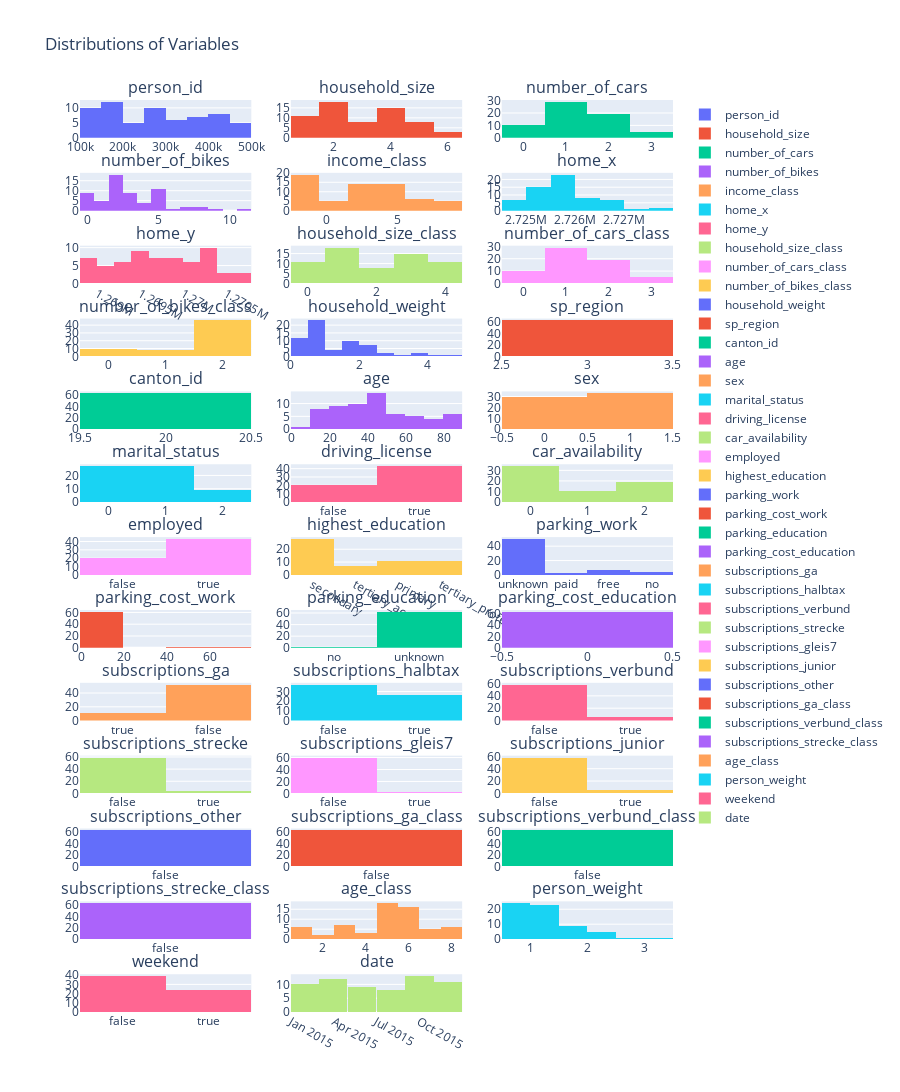

The notebook cell this image was saved under:
### Code cell
variables_hh = [
    "person_id", "household_size", "number_of_cars", "number_of_bikes", "income_class",
    "home_x", "home_y", "household_size_class", "number_of_cars_class", "number_of_bikes_class", "household_weight",
    "sp_region", "canton_id"]

variables_p = [
    "age", "sex",
    "marital_status",
    "driving_license",
    "car_availability",
    "employed",
    "highest_education",
    "parking_work", "parking_cost_work",
    "parking_education", "parking_cost_education",
    "subscriptions_ga",
    "subscriptions_halbtax",
    "subscriptions_verbund",
    "subscriptions_strecke",
    "subscriptions_gleis7",
    "subscriptions_junior",
    "subscriptions_other",
    "subscriptions_ga_class",
    "subscriptions_verbund_class",
    "subscriptions_strecke_class",
    "age_class", "person_weight",
    "weekend", "date"
]

# Assuming df is your DataFrame and variables is your list of variables to plot
variables = variables_hh + variables_p  # Combine your two lists of variables

# Calculate the number of rows needed for the subplots (3 columns)
num_rows = math.ceil(len(variables) / 3)

# Create a subplot figure with the calculated number of rows and 3 columns
fig = make_subplots(rows=num_rows, cols=3, subplot_titles=variables)

# Add a histogram to each subplot for the respective variable
for i, var in enumerate(variables):
    row = math.ceil((i + 1) / 3)
    col = (i % 3) + 1
    fig.add_trace(
        go.Histogram(x=df[var], name=var),
        row=row, col=col
    )

# Update layout if needed
fig.update_layout(
    title_text='Distributions of Variables',
    height=300 * num_rows,  # Adjust the height based on the number of rows
)

# Show the figure
fig.show()

### Figure 1 — Plotly figure (JSON) as saved in the notebook; plotly's stock layout.template omitted (floating-point values rounded to 4 significant figures)
{"data": [{"name": "person_id", "type": "histogram", "x": [105664, 109720, 109974, 112906, 116980, 117043, 136531, 138036, 139179, 146087, 157700, 158325, 158899, 159154, 164301, 171721, 173977, 175155, 178866, 180051, 183202, 198224, 223915, 228818, 231217, 235899, 247882, 252938, 268871, 270554, 279637, 279919, 280999, 285516, 290110, 296555, 296610, 302180, 304815, 316366, 333421, 342286, 344864, 355682, 356547, 356560, 364071, 366272, 374905, 381424, 400799, 406094, 409300, 409784, 427198, 429763, 432122, 441338, 453367, 458647, 462594, 473782, 478594], "xaxis": "x", "yaxis": "y"}, {"name": "household_size", "type": "histogram", "x": [5, 2, 3, 3, 2, 2, 4, 2, 6, 2, 1, 1, 4, 1, 4, 2, 4, 4, 4, 2, 2, 5, 4, 1, 4, 4, 3, 1, 4, 1, 3, 1, 5, 5, 2, 3, 1, 2, 4, 3, 5, 6, 2, 1, 5, 2, 3, 2, 4, 2, 5, 4, 1, 6, 2, 2, 3, 4, 4, 2, 2, 5, 1], "xaxis": "x2", "yaxis": "y2"}, {"name": "number_of_cars", "type": "histogram", "x": [1, 2, 3, 1, 0, 3, 2, 3, 1, 1, 0, 1, 2, 1, 2, 2, 2, 2, 2, 1, 2, 0, 1, 0, 0, 1, 0, 1, 1, 1, 2, 1, 1, 1, 1, 1, 0, 2, 3, 2, 3, 1, 1, 1, 2, 2, 2, 1, 1, 1, 2, 1, 1, 0, 1, 1, 1, 2, 2, 1, 0, 2, 0], "xaxis": "x3", "yaxis": "y3"}, {"name": "number_of_bikes", "type": "histogram", "x": [5, 2, 3, 3, 2, 2, 2, 0, 8, 3, 2, 1, 4, 0, 2, 2, 5, 3, 11, 3, 2, 5, 7, 1, 5, 4, 3, 1, 3, 0, 8, 2, 5, 5, 2, 3, 0, 2, 4, 5, 7, 1, 5, 0, 5, 2, 0, 2, 2, 0, 9, 5, 0, 6, 3, 2, 0, 5, 2, 2, 2, 4, 1], "xaxis": "x4", "yaxis": "y4"}, {"name": "income_class", "type": "histogram", "x": [-1, -1, 5, -1, 1, 6, 3, 4, -1, 5, 3, 1, 6, -1, -1, 8, 7, -1, 4, -1, 5, -1, 5, -1, 4, -1, 4, 4, 4, -1, 2, 3, -1, 5, 4, -1, -1, 1, 8, 3, 4, -1, 8, 1, 6, 6, 4, 2, 2, -1, 6, 8, 3, 3, 1, 3, 2, 8, 3, 3, -1, -1, 3], "xaxis": "x5", "yaxis": "y5"}, {"name": "home_x", "type": "histogram", "x": [2726175, 2725620, 2727694, 2725980, 2725459, 2725727, 2725500, 2724868, 2726254, 2725606, 2725612, 2726237, 2725564, 2724969, 2724925, 2725849, 2725230, 2726696, 2724880, 2726793, 2724900, 2725341, 2725339, 2724834, 2726741, 2725545, 2725892, 2725118, 2726876, 2726350, 2725834, 2725444, 2725652, 2725833, 2725675, 2725669, 2725890, 2726402, 2726070, 2726702, 2725823, 2726644, 2726644, 2725697, 2726020, 2725247, 2725356, 2725356, 2725657, 2725062, 2724944, 2725098, 2726200, 2725669, 2725355, 2725498, 2725220, 2725230, 2725543, 2725675, 2727414, 2727775, 2725691], "xaxis": "x6", "yaxis": "y6"}, {"name": "home_y", "type": "histogram", "x": [1270000.0, 1271000.0, 1270000.0, 1269082, 1269000.0, 1269000.0, 1269000.0, 1270000.0, 1270000.0, 1269000.0, 1269000.0, 1270000.0, 1269000.0, 1270000.0, 1270000.0, 1270000.0, 1269000.0, 1270000.0, 1271000.0, 1270000.0, 1270000.0, 1269000.0, 1270000.0, 1270000.0, 1269000.0, 1269000.0, 1270000.0, 1270000.0, 1270000.0, 1270000.0, 1269000.0, 1270000.0, 1271000.0, 1270000.0, 1270000.0, 1269000.0, 1270000.0, 1269384, 1270000.0, 1270000.0, 1269000.0, 1269722, 1270000.0, 1270000.0, 1269000.0, 1271000.0, 1269000.0, 1269000.0, 1269000.0, 1270000.0, 1270000.0, 1271000.0, 1270000.0, 1270000.0, 1270000.0, 1269000.0, 1269000.0, 1270000.0, 1269000.0, 1270000.0, 1271000.0, 1270000.0, 1270000.0], "xaxis": "x7", "yaxis": "y7"}, {"name": "household_size_class", "type": "histogram", "x": [4, 1, 2, 2, 1, 1, 3, 1, 4, 1, 0, 0, 3, 0, 3, 1, 3, 3, 3, 1, 1, 4, 3, 0, 3, 3, 2, 0, 3, 0, 2, 0, 4, 4, 1, 2, 0, 1, 3, 2, 4, 4, 1, 0, 4, 1, 2, 1, 3, 1, 4, 3, 0, 4, 1, 1, 2, 3, 3, 1, 1, 4, 0], "xaxis": "x8", "yaxis": "y8"}, {"name": "number_of_cars_class", "type": "histogram", "x": [1, 2, 3, 1, 0, 3, 2, 3, 1, 1, 0, 1, 2, 1, 2, 2, 2, 2, 2, 1, 2, 0, 1, 0, 0, 1, 0, 1, 1, 1, 2, 1, 1, 1, 1, 1, 0, 2, 3, 2, 3, 1, 1, 1, 2, 2, 2, 1, 1, 1, 2, 1, 1, 0, 1, 1, 1, 2, 2, 1, 0, 2, 0], "xaxis": "x9", "yaxis": "y9"}, {"name": "number_of_bikes_class", "type": "histogram", "x": [2, 2, 2, 2, 2, 2, 1, 0, 2, 2, 2, 2, 2, 0, 1, 2, 2, 1, 2, 2, 2, 2, 2, 2, 2, 2, 2, 2, 1, 0, 2, 2, 2, 2, 2, 2, 0, 2, 2, 2, 2, 1, 2, 0, 2, 2, 0, 2, 1, 0, 2, 2, 0, 2, 2, 2, 0, 2, 1, 2, 2, 1, 2], "xaxis": "x10", "yaxis": "y10"}, {"name": "household_weight", "type": "histogram", "x": [0.4755, 0.5579, 0.6734, 0.9712, 1.509, 1.701, 1.604, 2.406, 0.358, 0.8163, 2.015, 3.532, 0.7278, 2.616, 0.6837, 1.84, 0.5102, 0.5358, 0.4755, 0.9047, 1.84, 1.069, 0.5381, 2.18, 0.6328, 0.5116, 0.7135, 3.499, 0.8156, 3.868, 0.7547, 4.959, 0.2914, 0.355, 1.147, 0.6315, 4.144, 1.044, 0.4091, 0.777, 0.4423, 0.3942, 2.042, 2.07, 2.84, 0.9151, 1.55, 1.313, 0.8702, 1.792, 0.355, 0.4846, 2.18, 0.355, 1.71, 0.9529, 1.55, 1.785, 0.7955, 0.9529, 0.879, 0.4919, 2.015], "xaxis": "x11", "yaxis": "y11"}, {"name": "sp_region", "type": "histogram", "x": [3, 3, 3, 3, 3, 3, 3, 3, 3, 3, 3, 3, 3, 3, 3, 3, 3, 3, 3, 3, 3, 3, 3, 3, 3, 3, 3, 3, 3, 3, 3, 3, 3, 3, 3, 3, 3, 3, 3, 3, 3, 3, 3, 3, 3, 3, 3, 3, 3, 3, 3, 3, 3, 3, 3, 3, 3, 3, 3, 3, 3, 3, 3], "xaxis": "x12", "yaxis": "y12"}, {"name": "canton_id", "type": "histogram", "x": [20, 20, 20, 20, 20, 20, 20, 20, 20, 20, 20, 20, 20, 20, 20, 20, 20, 20, 20, 20, 20, 20, 20, 20, 20, 20, 20, 20, 20, 20, 20, 20, 20, 20, 20, 20, 20, 20, 20, 20, 20, 20, 20, 20, 20, 20, 20, 20, 20, 20, 20, 20, 20, 20, 20, 20, 20, 20, 20, 20, 20, 20, 20], "xaxis": "x13", "yaxis": "y13"}, {"name": "age", "type": "histogram", "x": [22, 61, 59, 46, 82, 40, 41, 26, 11, 61, 52, 41, 36, 74, 30, 35, 46, 15, 25, 69, 36, 7, 44, 63, 22, 10, 44, 43, 23, 38, 53, 32, 11, 41, 48, 17, 88, 70, 20, 49, 18, 13, 30, 85, 46, 72, 59, 28, 35, 89, 38, 48, 61, 37, 81, 73, 52, 20, 41, 80, 22, 14, 51], "xaxis": "x14", "yaxis": "y14"}, {"name": "sex", "type": "histogram", "x": [0, 0, 1, 1, 0, 0, 0, 1, 0, 0, 1, 0, 0, 0, 1, 1, 1, 0, 0, 0, 1, 0, 1, 1, 1, 0, 0, 1, 0, 1, 1, 0, 1, 0, 1, 1, 1, 1, 0, 0, 1, 1, 1, 1, 0, 0, 0, 0, 1, 1, 0, 1, 1, 0, 1, 1, 0, 0, 1, 1, 1, 0, 1], "xaxis": "x15", "yaxis": "y15"}, {"name": "marital_status", "type": "histogram", "x": [0, 1, 1, 2, 1, 0, 1, 0, 0, 1, 0, 0, 1, 2, 1, 0, 1, 0, 0, 1, 0, 0, 1, 2, 0, 0, 1, 0, 0, 0, 1, 0, 0, 1, 1, 0, 2, 2, 0, 1, 0, 0, 0, 2, 2, 1, 1, 1, 1, 2, 1, 1, 2, 1, 1, 1, 1, 0, 1, 1, 0, 0, 0], "xaxis": "x16", "yaxis": "y16"}, {"name": "driving_license", "type": "histogram", "x": [false, true, true, true, false, true, true, true, false, true, false, true, true, true, true, true, true, false, true, true, true, false, true, false, false, false, true, true, true, true, true, true, false, true, true, false, false, true, true, true, false, false, true, true, true, true, false, true, true, false, true, true, true, true, false, true, false, true, true, false, true, false, true], "xaxis": "x17", "yaxis": "y17"}, {"name": "car_availability", "type": "histogram", "x": [2, 0, 0, 0, 2, 0, 1, 0, 2, 1, 2, 0, 0, 0, 0, 0, 0, 2, 1, 0, 0, 2, 0, 2, 2, 2, 0, 0, 1, 0, 0, 0, 2, 0, 0, 2, 2, 0, 0, 0, 1, 2, 1, 0, 0, 0, 2, 0, 0, 2, 0, 0, 0, 1, 2, 0, 2, 1, 0, 2, 1, 2, 1], "xaxis": "x18", "yaxis": "y18"}, {"name": "employed", "type": "histogram", "x": [false, true, true, true, false, true, true, true, false, true, true, true, true, true, true, true, true, false, false, false, true, false, true, true, true, false, true, true, true, true, true, true, false, true, true, true, false, false, true, true, true, false, true, false, true, true, false, true, true, false, true, true, true, true, false, false, true, true, true, false, false, false, true], "xaxis": "x19", "yaxis": "y19"}, {"name": "highest_education", "type": "histogram", "x": ["secondary", "secondary", "secondary", "tertiary_academic", "primary", "tertiary_professional", "primary", "tertiary_professional", null, "secondary", "secondary", "secondary", "tertiary_academic", "secondary", "secondary", "tertiary_academic", "tertiary_professional", "primary", "tertiary_academic", "secondary", "secondary", null, "tertiary_professional", "secondary", "secondary", null, "secondary", "tertiary_academic", "secondary", "tertiary_professional", "secondary", "tertiary_professional", null, "secondary", "secondary", "primary", "secondary", "primary", "primary", "secondary", "secondary", null, "tertiary_academic", "primary", "secondary", "primary", "primary", "secondary", "secondary", "tertiary_professional", "tertiary_academic", "tertiary_professional", "secondary", "tertiary_professional", "primary", "secondary", "primary", "secondary", "tertiary_professional", "secondary", "secondary", null, "tertiary_professional"], "xaxis": "x20", "yaxis": "y20"}, {"name": "parking_work", "type": "histogram", "x": ["unknown", "unknown", "unknown", "unknown", "unknown", "paid", "unknown", "free", "unknown", "unknown", "no", "unknown", "paid", "unknown", "free", "unknown", "unknown", "unknown", "unknown", "unknown", "no", "unknown", "unknown", "no", "unknown", "unknown", "unknown", "unknown", "free", "unknown", "free", "unknown", "unknown", "unknown", "unknown", "unknown", "unknown", "unknown", "free", "unknown", "unknown", "unknown", "unknown", "unknown", "unknown", "free", "unknown", "unknown", "unknown", "unknown", "unknown", "no", "unknown", "unknown", "unknown", "unknown", "unknown", "unknown", "unknown", "unknown", "unknown", "unknown", "free"], "xaxis": "x21", "yaxis": "y21"}, {"name": "parking_cost_work", "type": "histogram", "x": [0, 0, 0, 0, 0, 40, 0, 0, 0, 0, 0, 0, 60, 0, 0, 0, 0, 0, 0, 0, 0, 0, 0, 0, 0, 0, 0, 0, 0, 0, 0, 0, 0, 0, 0, 0, 0, 0, 0, 0, 0, 0, 0, 0, 0, 0, 0, 0, 0, 0, 0, 0, 0, 0, 0, 0, 0, 0, 0, 0, 0, 0, 0], "xaxis": "x22", "yaxis": "y22"}, {"name": "parking_education", "type": "histogram", "x": ["no", "unknown", "unknown", "unknown", "unknown", "unknown", "unknown", "unknown", "unknown", "unknown", "unknown", "unknown", "unknown", "unknown", "unknown", "unknown", "unknown", "unknown", "unknown", "unknown", "unknown", "unknown", "unknown", "unknown", "unknown", "unknown", "unknown", "unknown", "unknown", "unknown", "unknown", "unknown", "unknown", "unknown", "unknown", "unknown", "unknown", "unknown", "unknown", "unknown", "unknown", "unknown", "unknown", "unknown", "unknown", "unknown", "unknown", "unknown", "unknown", "unknown", "unknown", "unknown", "unknown", "unknown", "unknown", "unknown", "unknown", "unknown", "unknown", "unknown", "unknown", "unknown", "unknown"], "xaxis": "x23", "yaxis": "y23"}, {"name": "parking_cost_education", "type": "histogram", "x": [0, 0, 0, 0, 0, 0, 0, 0, 0, 0, 0, 0, 0, 0, 0, 0, 0, 0, 0, 0, 0, 0, 0, 0, 0, 0, 0, 0, 0, 0, 0, 0, 0, 0, 0, 0, 0, 0, 0, 0, 0, 0, 0, 0, 0, 0, 0, 0, 0, 0, 0, 0, 0, 0, 0, 0, 0, 0, 0, 0, 0, 0, 0], "xaxis": "x24", "yaxis": "y24"}, {"name": "subscriptions_ga", "type": "histogram", "x": [true, false, false, true, false, false, false, false, false, false, true, false, false, false, false, false, false, false, false, false, false, false, false, false, false, true, true, false, true, false, false, false, false, false, false, false, true, false, false, false, false, false, false, false, false, false, false, true, false, false, false, false, false, false, false, false, false, true, false, true, true, false, false], "xaxis": "x25", "yaxis": "y25"}, {"name": "subscriptions_halbtax", "type": "histogram", "x": [false, false, true, false, false, true, false, false, false, true, false, false, false, false, true, true, false, false, true, true, true, false, true, true, true, false, false, true, false, false, false, true, false, true, false, true, false, true, false, false, true, false, false, false, true, true, false, false, false, false, true, true, false, true, true, true, false, false, true, false, false, false, true], "xaxis": "x26", "yaxis": "y26"}, {"name": "subscriptions_verbund", "type": "histogram", "x": [false, false, false, false, false, true, false, false, false, false, false, false, false, false, false, false, false, true, false, false, false, false, false, false, false, false, false, false, false, false, false, false, false, false, false, false, false, false, false, false, true, false, true, false, true, false, false, false, false, false, false, false, false, false, false, false, false, false, false, false, false, false, false], "xaxis": "x27", "yaxis": "y27"}, {"name": "subscriptions_strecke", "type": "histogram", "x": [false, false, false, false, false, false, false, false, false, false, false, false, false, false, false, false, false, false, false, false, false, false, true, false, false, false, false, false, false, false, false, false, false, false, false, true, false, false, false, false, true, false, false, false, false, false, false, false, false, false, false, false, false, false, false, false, false, false, false, false, false, true, false], "xaxis": "x28", "yaxis": "y28"}, {"name": "subscriptions_gleis7", "type": "histogram", "x": [false, false, false, false, false, false, false, false, false, false, false, false, false, false, false, false, false, false, true, false, false, false, false, false, true, false, false, false, false, false, false, false, false, false, false, false, false, false, false, false, true, false, false, false, false, false, false, false, false, false, false, false, false, false, false, false, false, false, false, false, false, false, false], "xaxis": "x29", "yaxis": "y29"}, {"name": "subscriptions_junior", "type": "histogram", "x": [false, false, false, false, false, false, false, false, true, false, false, false, false, false, false, false, false, false, false, false, false, false, true, false, false, false, false, false, false, false, false, false, true, true, false, false, false, false, false, false, false, false, false, false, false, false, false, false, false, false, false, false, false, true, false, false, false, false, false, false, false, false, false], "xaxis": "x30", "yaxis": "y30"}, {"name": "subscriptions_other", "type": "histogram", "x": [false, false, false, false, false, false, false, false, false, false, false, false, false, false, false, false, false, false, false, false, false, false, false, false, false, false, false, false, false, false, false, false, false, false, false, false, false, false, false, false, false, false, false, false, false, false, false, false, false, false, false, false, false, false, false, false, false, false, false, false, false, false, false], "xaxis": "x31", "yaxis": "y31"}, {"name": "subscriptions_ga_class", "type": "histogram", "x": [false, false, false, false, false, false, false, false, false, false, false, false, false, false, false, false, false, false, false, false, false, false, false, false, false, false, false, false, false, false, false, false, false, false, false, false, false, false, false, false, false, false, false, false, false, false, false, false, false, false, false, false, false, false, false, false, false, false, false, false, false, false, false], "xaxis": "x32", "yaxis": "y32"}, {"name": "subscriptions_verbund_class", "type": "histogram", "x": [false, false, false, false, false, false, false, false, false, false, false, false, false, false, false, false, false, false, false, false, false, false, false, false, false, false, false, false, false, false, false, false, false, false, false, false, false, false, false, false, false, false, false, false, false, false, false, false, false, false, false, false, false, false, false, false, false, false, false, false, false, false, false], "xaxis": "x33", "yaxis": "y33"}, {"name": "subscriptions_strecke_class", "type": "histogram", "x": [false, false, false, false, false, false, false, false, false, false, false, false, false, false, false, false, false, false, false, false, false, false, false, false, false, false, false, false, false, false, false, false, false, false, false, false, false, false, false, false, false, false, false, false, false, false, false, false, false, false, false, false, false, false, false, false, false, false, false, false, false, false, false], "xaxis": "x34", "yaxis": "y34"}, {"name": "age_class", "type": "histogram", "x": [3, 6, 6, 6, 8, 5, 5, 4, 1, 6, 6, 5, 5, 7, 5, 5, 6, 2, 4, 7, 5, 1, 5, 6, 3, 1, 5, 5, 3, 5, 6, 5, 1, 5, 6, 2, 8, 7, 3, 6, 3, 1, 5, 8, 6, 7, 6, 4, 5, 8, 5, 6, 6, 5, 8, 7, 6, 3, 5, 8, 3, 1, 6], "xaxis": "x35", "yaxis": "y35"}, {"name": "person_weight", "type": "histogram", "x": [0.9815, 0.82, 0.8906, 1.4, 1.121, 1.132, 3.104, 1.938, 0.7201, 0.8074, 1.035, 1.366, 1.053, 1.351, 1.665, 1.515, 0.9381, 1.162, 0.9251, 0.743, 1.486, 2.778, 0.859, 0.8995, 1.327, 0.6716, 0.7886, 1.357, 1.765, 2.033, 1.036, 2.42, 0.7451, 1.107, 1.002, 1.077, 1.93, 1.276, 0.9644, 1.226, 0.8874, 1.06, 2.435, 1.978, 1.149, 0.7742, 1.883, 1.084, 2.039, 1.565, 0.8853, 0.8103, 0.9798, 0.9105, 1.224, 0.9192, 1.836, 2.147, 1.131, 0.828, 1.345, 0.8593, 0.9323], "xaxis": "x36", "yaxis": "y36"}, {"name": "weekend", "type": "histogram", "x": [false, false, true, false, false, true, false, true, true, true, false, true, false, true, false, false, false, false, true, false, false, false, true, false, true, true, false, true, true, true, false, false, false, true, false, true, false, false, true, false, false, false, false, false, true, true, true, false, false, true, false, true, false, false, true, false, true, false, false, false, false, false, false], "xaxis": "x37", "yaxis": "y37"}, {"name": "date", "type": "histogram", "x": ["2015-02-17T00:00:00", "2015-02-24T00:00:00", "2015-03-22T00:00:00", "2015-03-26T00:00:00", "2015-02-09T00:00:00", "2015-03-02T00:00:00", "2015-03-20T00:00:00", "2015-02-02T00:00:00", "2015-04-12T00:00:00", "2015-04-26T00:00:00", "2015-02-18T00:00:00", "2015-02-01T00:00:00", "2015-04-16T00:00:00", "2015-02-26T00:00:00", "2015-03-11T00:00:00", "2015-04-17T00:00:00", "2015-04-29T00:00:00", "2015-02-19T00:00:00", "2015-04-04T00:00:00", "2015-02-23T00:00:00", "2015-04-02T00:00:00", "2015-02-26T00:00:00", "2015-07-12T00:00:00", "2015-06-29T00:00:00", "2015-07-04T00:00:00", "2015-05-24T00:00:00", "2015-05-25T00:00:00", "2015-07-12T00:00:00", "2015-07-25T00:00:00", "2015-06-11T00:00:00", "2015-05-27T00:00:00", "2015-07-09T00:00:00", "2015-06-08T00:00:00", "2015-07-11T00:00:00", "2015-05-26T00:00:00", "2015-05-09T00:00:00", "2015-06-17T00:00:00", "2015-09-18T00:00:00", "2015-10-04T00:00:00", "2015-07-29T00:00:00", "2015-09-16T00:00:00", "2015-09-01T00:00:00", "2015-09-10T00:00:00", "2015-09-23T00:00:00", "2015-10-11T00:00:00", "2015-10-11T00:00:00", "2015-08-09T00:00:00", "2015-09-22T00:00:00", "2015-09-08T00:00:00", "2015-09-03T00:00:00", "2015-10-27T00:00:00", "2015-10-30T00:00:00", "2015-11-03T00:00:00", "2015-11-04T00:00:00", "2015-11-15T00:00:00", "2015-11-18T00:00:00", "2015-12-06T00:00:00", "2015-11-29T00:00:00", "2015-12-10T00:00:00", "2015-12-15T00:00:00", "2015-12-17T00:00:00", "2015-12-25T00:00:00", "2015-12-29T00:00:00"], "xaxis": "x38", "yaxis": "y38"}], "layout": {"annotations": [{"font": {"size": 16}, "showarrow": false, "text": "person_id", "x": 0.1444, "xanchor": "center", "xref": "paper", "y": 1, "yanchor": "bottom", "yref": "paper"}, {"font": {"size": 16}, "showarrow": false, "text": "household_size", "x": 0.5, "xanchor": "center", "xref": "paper", "y": 1, "yanchor": "bottom", "yref": "paper"}, {"font": {"size": 16}, "showarrow": false, "text": "number_of_cars", "x": 0.8556, "xanchor": "center", "xref": "paper", "y": 1, "yanchor": "bottom", "yref": "paper"}, {"font": {"size": 16}, "showarrow": false, "text": "number_of_bikes", "x": 0.1444, "xanchor": "center", "xref": "paper", "y": 0.9201, "yanchor": "bottom", "yref": "paper"}, {"font": {"size": 16}, "showarrow": false, "text": "income_class", "x": 0.5, "xanchor": "center", "xref": "paper", "y": 0.9201, "yanchor": "bottom", "yref": "paper"}, {"font": {"size": 16}, "showarrow": false, "text": "home_x", "x": 0.8556, "xanchor": "center", "xref": "paper", "y": 0.9201, "yanchor": "bottom", "yref": "paper"}, {"font": {"size": 16}, "showarrow": false, "text": "home_y", "x": 0.1444, "xanchor": "center", "xref": "paper", "y": 0.8402, "yanchor": "bottom", "yref": "paper"}, {"font": {"size": 16}, "showarrow": false, "text": "household_size_class", "x": 0.5, "xanchor": "center", "xref": "paper", "y": 0.8402, "yanchor": "bottom", "yref": "paper"}, {"font": {"size": 16}, "showarrow": false, "text": "number_of_cars_class", "x": 0.8556, "xanchor": "center", "xref": "paper", "y": 0.8402, "yanchor": "bottom", "yref": "paper"}, {"font": {"size": 16}, "showarrow": false, "text": "number_of_bikes_class", "x": 0.1444, "xanchor": "center", "xref": "paper", "y": 0.7604, "yanchor": "bottom", "yref": "paper"}, {"font": {"size": 16}, "showarrow": false, "text": "household_weight", "x": 0.5, "xanchor": "center", "xref": "paper", "y": 0.7604, "yanchor": "bottom", "yref": "paper"}, {"font": {"size": 16}, "showarrow": false, "text": "sp_region", "x": 0.8556, "xanchor": "center", "xref": "paper", "y": 0.7604, "yanchor": "bottom", "yref": "paper"}, {"font": {"size": 16}, "showarrow": false, "text": "canton_id", "x": 0.1444, "xanchor": "center", "xref": "paper", "y": 0.6805, "yanchor": "bottom", "yref": "paper"}, {"font": {"size": 16}, "showarrow": false, "text": "age", "x": 0.5, "xanchor": "center", "xref": "paper", "y": 0.6805, "yanchor": "bottom", "yref": "paper"}, {"font": {"size": 16}, "showarrow": false, "text": "sex", "x": 0.8556, "xanchor": "center", "xref": "paper", "y": 0.6805, "yanchor": "bottom", "yref": "paper"}, {"font": {"size": 16}, "showarrow": false, "text": "marital_status", "x": 0.1444, "xanchor": "center", "xref": "paper", "y": 0.6006, "yanchor": "bottom", "yref": "paper"}, {"font": {"size": 16}, "showarrow": false, "text": "driving_license", "x": 0.5, "xanchor": "center", "xref": "paper", "y": 0.6006, "yanchor": "bottom", "yref": "paper"}, {"font": {"size": 16}, "showarrow": false, "text": "car_availability", "x": 0.8556, "xanchor": "center", "xref": "paper", "y": 0.6006, "yanchor": "bottom", "yref": "paper"}, {"font": {"size": 16}, "showarrow": false, "text": "employed", "x": 0.1444, "xanchor": "center", "xref": "paper", "y": 0.5207, "yanchor": "bottom", "yref": "paper"}, {"font": {"size": 16}, "showarrow": false, "text": "highest_education", "x": 0.5, "xanchor": "center", "xref": "paper", "y": 0.5207, "yanchor": "bottom", "yref": "paper"}, {"font": {"size": 16}, "showarrow": false, "text": "parking_work", "x": 0.8556, "xanchor": "center", "xref": "paper", "y": 0.5207, "yanchor": "bottom", "yref": "paper"}, {"font": {"size": 16}, "showarrow": false, "text": "parking_cost_work", "x": 0.1444, "xanchor": "center", "xref": "paper", "y": 0.4408, "yanchor": "bottom", "yref": "paper"}, {"font": {"size": 16}, "showarrow": false, "text": "parking_education", "x": 0.5, "xanchor": "center", "xref": "paper", "y": 0.4408, "yanchor": "bottom", "yref": "paper"}, {"font": {"size": 16}, "showarrow": false, "text": "parking_cost_education", "x": 0.8556, "xanchor": "center", "xref": "paper", "y": 0.4408, "yanchor": "bottom", "yref": "paper"}, {"font": {"size": 16}, "showarrow": false, "text": "subscriptions_ga", "x": 0.1444, "xanchor": "center", "xref": "paper", "y": 0.3609, "yanchor": "bottom", "yref": "paper"}, {"font": {"size": 16}, "showarrow": false, "text": "subscriptions_halbtax", "x": 0.5, "xanchor": "center", "xref": "paper", "y": 0.3609, "yanchor": "bottom", "yref": "paper"}, {"font": {"size": 16}, "showarrow": false, "text": "subscriptions_verbund", "x": 0.8556, "xanchor": "center", "xref": "paper", "y": 0.3609, "yanchor": "bottom", "yref": "paper"}, {"font": {"size": 16}, "showarrow": false, "text": "subscriptions_strecke", "x": 0.1444, "xanchor": "center", "xref": "paper", "y": 0.2811, "yanchor": "bottom", "yref": "paper"}, {"font": {"size": 16}, "showarrow": false, "text": "subscriptions_gleis7", "x": 0.5, "xanchor": "center", "xref": "paper", "y": 0.2811, "yanchor": "bottom", "yref": "paper"}, {"font": {"size": 16}, "showarrow": false, "text": "subscriptions_junior", "x": 0.8556, "xanchor": "center", "xref": "paper", "y": 0.2811, "yanchor": "bottom", "yref": "paper"}, {"font": {"size": 16}, "showarrow": false, "text": "subscriptions_other", "x": 0.1444, "xanchor": "center", "xref": "paper", "y": 0.2012, "yanchor": "bottom", "yref": "paper"}, {"font": {"size": 16}, "showarrow": false, "text": "subscriptions_ga_class", "x": 0.5, "xanchor": "center", "xref": "paper", "y": 0.2012, "yanchor": "bottom", "yref": "paper"}, {"font": {"size": 16}, "showarrow": false, "text": "subscriptions_verbund_class", "x": 0.8556, "xanchor": "center", "xref": "paper", "y": 0.2012, "yanchor": "bottom", "yref": "paper"}, {"font": {"size": 16}, "showarrow": false, "text": "subscriptions_strecke_class", "x": 0.1444, "xanchor": "center", "xref": "paper", "y": 0.1213, "yanchor": "bottom", "yref": "paper"}, {"font": {"size": 16}, "showarrow": false, "text": "age_class", "x": 0.5, "xanchor": "center", "xref": "paper", "y": 0.1213, "yanchor": "bottom", "yref": "paper"}, {"font": {"size": 16}, "showarrow": false, "text": "person_weight", "x": 0.8556, "xanchor": "center", "xref": "paper", "y": 0.1213, "yanchor": "bottom", "yref": "paper"}, {"font": {"size": 16}, "showarrow": false, "text": "weekend", "x": 0.1444, "xanchor": "center", "xref": "paper", "y": 0.04142, "yanchor": "bottom", "yref": "paper"}, {"font": {"size": 16}, "showarrow": false, "text": "date", "x": 0.5, "xanchor": "center", "xref": "paper", "y": 0.04142, "yanchor": "bottom", "yref": "paper"}], "height": 3900, "title": {"text": "Distributions of Variables"}, "xaxis": {"anchor": "y", "domain": [0, 0.2889]}, "xaxis10": {"anchor": "y10", "domain": [0, 0.2889]}, "xaxis11": {"anchor": "y11", "domain": [0.3556, 0.6444]}, "xaxis12": {"anchor": "y12", "domain": [0.7111, 1]}, "xaxis13": {"anchor": "y13", "domain": [0, 0.2889]}, "xaxis14": {"anchor": "y14", "domain": [0.3556, 0.6444]}, "xaxis15": {"anchor": "y15", "domain": [0.7111, 1]}, "xaxis16": {"anchor": "y16", "domain": [0, 0.2889]}, "xaxis17": {"anchor": "y17", "domain": [0.3556, 0.6444]}, "xaxis18": {"anchor": "y18", "domain": [0.7111, 1]}, "xaxis19": {"anchor": "y19", "domain": [0, 0.2889]}, "xaxis2": {"anchor": "y2", "domain": [0.3556, 0.6444]}, "xaxis20": {"anchor": "y20", "domain": [0.3556, 0.6444]}, "xaxis21": {"anchor": "y21", "domain": [0.7111, 1]}, "xaxis22": {"anchor": "y22", "domain": [0, 0.2889]}, "xaxis23": {"anchor": "y23", "domain": [0.3556, 0.6444]}, "xaxis24": {"anchor": "y24", "domain": [0.7111, 1]}, "xaxis25": {"anchor": "y25", "domain": [0, 0.2889]}, "xaxis26": {"anchor": "y26", "domain": [0.3556, 0.6444]}, "xaxis27": {"anchor": "y27", "domain": [0.7111, 1]}, "xaxis28": {"anchor": "y28", "domain": [0, 0.2889]}, "xaxis29": {"anchor": "y29", "domain": [0.3556, 0.6444]}, "xaxis3": {"anchor": "y3", "domain": [0.7111, 1]}, "xaxis30": {"anchor": "y30", "domain": [0.7111, 1]}, "xaxis31": {"anchor": "y31", "domain": [0, 0.2889]}, "xaxis32": {"anchor": "y32", "domain": [0.3556, 0.6444]}, "xaxis33": {"anchor": "y33", "domain": [0.7111, 1]}, "xaxis34": {"anchor": "y34", "domain": [0, 0.2889]}, "xaxis35": {"anchor": "y35", "domain": [0.3556, 0.6444]}, "xaxis36": {"anchor": "y36", "domain": [0.7111, 1]}, "xaxis37": {"anchor": "y37", "domain": [0, 0.2889]}, "xaxis38": {"anchor": "y38", "domain": [0.3556, 0.6444]}, "xaxis39": {"anchor": "y39", "domain": [0.7111, 1]}, "xaxis4": {"anchor": "y4", "domain": [0, 0.2889]}, "xaxis5": {"anchor": "y5", "domain": [0.3556, 0.6444]}, "xaxis6": {"anchor": "y6", "domain": [0.7111, 1]}, "xaxis7": {"anchor": "y7", "domain": [0, 0.2889]}, "xaxis8": {"anchor": "y8", "domain": [0.3556, 0.6444]}, "xaxis9": {"anchor": "y9", "domain": [0.7111, 1]}, "yaxis": {"anchor": "x", "domain": [0.9586, 1]}, "yaxis10": {"anchor": "x10", "domain": [0.7189, 0.7604]}, "yaxis11": {"anchor": "x11", "domain": [0.7189, 0.7604]}, "yaxis12": {"anchor": "x12", "domain": [0.7189, 0.7604]}, "yaxis13": {"anchor": "x13", "domain": [0.6391, 0.6805]}, "yaxis14": {"anchor": "x14", "domain": [0.6391, 0.6805]}, "yaxis15": {"anchor": "x15", "domain": [0.6391, 0.6805]}, "yaxis16": {"anchor": "x16", "domain": [0.5592, 0.6006]}, "yaxis17": {"anchor": "x17", "domain": [0.5592, 0.6006]}, "yaxis18": {"anchor": "x18", "domain": [0.5592, 0.6006]}, "yaxis19": {"anchor": "x19", "domain": [0.4793, 0.5207]}, "yaxis2": {"anchor": "x2", "domain": [0.9586, 1]}, "yaxis20": {"anchor": "x20", "domain": [0.4793, 0.5207]}, "yaxis21": {"anchor": "x21", "domain": [0.4793, 0.5207]}, "yaxis22": {"anchor": "x22", "domain": [0.3994, 0.4408]}, "yaxis23": {"anchor": "x23", "domain": [0.3994, 0.4408]}, "yaxis24": {"anchor": "x24", "domain": [0.3994, 0.4408]}, "yaxis25": {"anchor": "x25", "domain": [0.3195, 0.3609]}, "yaxis26": {"anchor": "x26", "domain": [0.3195, 0.3609]}, "yaxis27": {"anchor": "x27", "domain": [0.3195, 0.3609]}, "yaxis28": {"anchor": "x28", "domain": [0.2396, 0.2811]}, "yaxis29": {"anchor": "x29", "domain": [0.2396, 0.2811]}, "yaxis3": {"anchor": "x3", "domain": [0.9586, 1]}, "yaxis30": {"anchor": "x30", "domain": [0.2396, 0.2811]}, "yaxis31": {"anchor": "x31", "domain": [0.1598, 0.2012]}, "yaxis32": {"anchor": "x32", "domain": [0.1598, 0.2012]}, "yaxis33": {"anchor": "x33", "domain": [0.1598, 0.2012]}, "yaxis34": {"anchor": "x34", "domain": [0.07988, 0.1213]}, "yaxis35": {"anchor": "x35", "domain": [0.07988, 0.1213]}, "yaxis36": {"anchor": "x36", "domain": [0.07988, 0.1213]}, "yaxis37": {"anchor": "x37", "domain": [0, 0.04142]}, "yaxis38": {"anchor": "x38", "domain": [0, 0.04142]}, "yaxis39": {"anchor": "x39", "domain": [0, 0.04142]}, "yaxis4": {"anchor": "x4", "domain": [0.8787, 0.9201]}, "yaxis5": {"anchor": "x5", "domain": [0.8787, 0.9201]}, "yaxis6": {"anchor": "x6", "domain": [0.8787, 0.9201]}, "yaxis7": {"anchor": "x7", "domain": [0.7988, 0.8402]}, "yaxis8": {"anchor": "x8", "domain": [0.7988, 0.8402]}, "yaxis9": {"anchor": "x9", "domain": [0.7988, 0.8402]}}}
